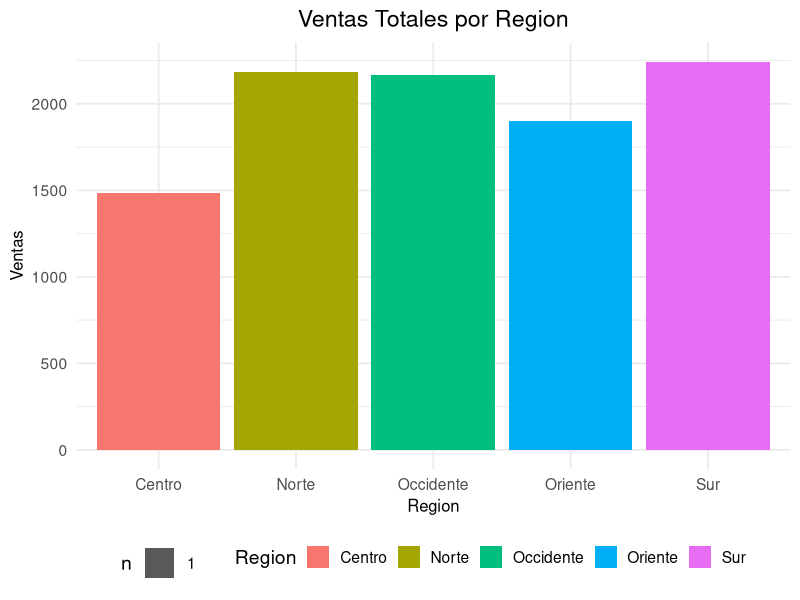
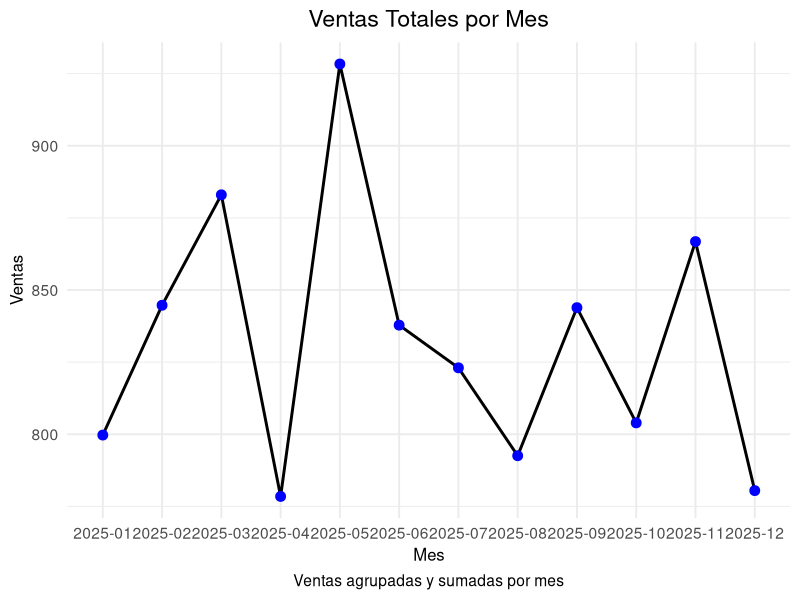

Source code (R) for these figures, in order:
# Script R para generar dashboards de ventas

# Cargar librerías necesarias
library(ggplot2)

# Leer datos desde ventas.csv
datos <- read.csv("ventas.csv", stringsAsFactors = FALSE)

# Dashboard 1: Barras de ventas totales por region
dashboard_barras <- ggplot(datos, aes(x = region, y = ventas, fill = region)) +
  geom_bar(stat = "sum") +
  labs(title = "Ventas Totales por Region",
       x = "Region",
       y = "Ventas",
       fill = "Region") +
  theme_minimal(base_size = 14) +
  theme(plot.title = element_text(hjust = 0.5),
        axis.title.x = element_text(size = 12),
        axis.title.y = element_text(size = 12),
        legend.position = "bottom")

ggsave("dashboard_r_barras.png", plot = dashboard_barras, width = 8, height = 5, unit = "in")
cat("Dashboard de barras generado exitosamente.\n")

# Dashboard 2: Línea de ventas totales por mes (agrupa y suma por mes, mes como texto, group=1)
ventas_por_mes <- aggregate(ventas ~ mes, data = datos, FUN = sum)

dashboard_linea <- ggplot(ventas_por_mes, aes(x = as.character(mes), y = ventas, group = 1)) +
  geom_line(linewidth = 1) +
  geom_point(size = 3, colour = "blue") +
  labs(title = "Ventas Totales por Mes",
       x = "Mes",
       y = "Ventas",
       caption = "Ventas agrupadas y sumadas por mes") +
  theme_minimal(base_size = 14) +
  theme(plot.title = element_text(hjust = 0.5),
        plot.caption = element_text(hjust = 0.5),
        axis.title.x = element_text(size = 12),
        axis.title.y = element_text(size = 12))

ggsave("dashboard_r_linea.png", plot = dashboard_linea, width = 8, height = 5, unit = "in")
cat("Dashboard de línea generado exitosamente.\n")

cat("\nAmbos dashboards generados correctamente.\n")
